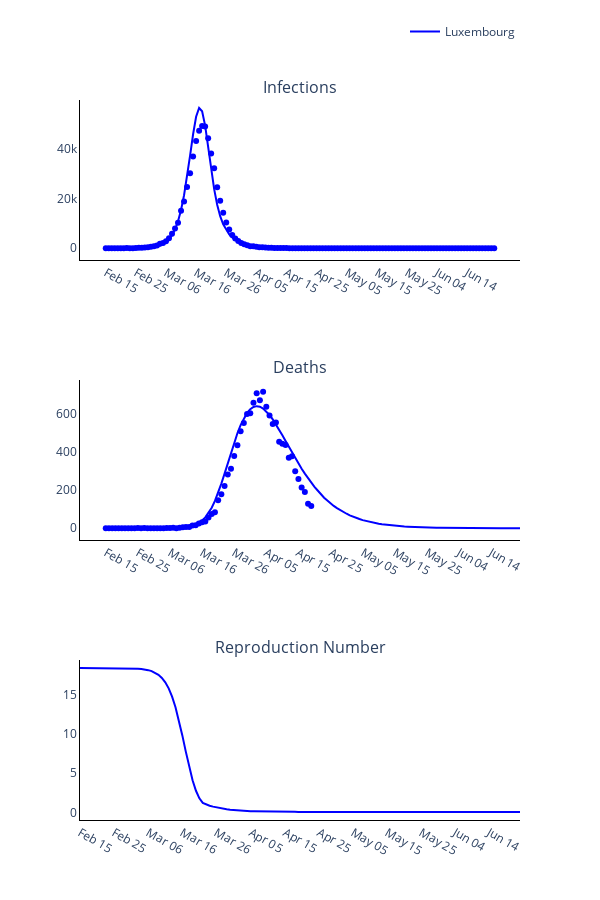

Here is the notebook cell this chart was saved with:
### Code cell
# Trace names - represent the solver used for the simulation
trace_name = regions
titles = ['Infections', 'Deaths', 'Reproduction Number']

fig = go.Figure()
fig = make_subplots(rows=len(titles), cols=1, subplot_titles=tuple(titles), horizontal_spacing = 0.15)

# Plot (continuous predicted timeline and pointwise observed numbers each day)
for r, region in enumerate(regions):
    # Plot of infections
    fig.add_trace(
        go.Scatter(
            x=times,
            y=new_infec_pred[r].tolist(),
            mode='lines',
            name=trace_name[r],
            line_color=colours[r]
        ),
        row= 1,
        col= 1
    )

    fig.add_trace(
        go.Scatter(
            x=times,
            y=np.sum(cases_data[r], axis=1).tolist(),
            mode='markers',
            name=trace_name[r],
            showlegend=False,
            line_color=colours[r]
        ),
        row= 1,
        col= 1
    )

    # Plot deaths
    fig.add_trace(
        go.Scatter(
            x=times,
            y=deaths_pred[r].tolist(),
            mode='lines',
            name=trace_name[r],
            showlegend=False,
            line_color=colours[r]
        ),
        row= 2,
        col= 1
    )

    fig.add_trace(
        go.Scatter(
            x=deaths_times,
            y=np.sum(deaths_data[r], axis=1).tolist(),
            mode='markers',
            name=trace_name[r],
            showlegend=False,
            line_color=colours[r]
        ),
        row= 2,
        col= 1
    )

    # Plot reproduction number
    fig.add_trace(
        go.Scatter(
            x=times,
            y=reprod_num_pred[r].tolist(),
            mode='lines',
            name=trace_name[r],
            showlegend=False,
            line_color=colours[r]
        ),
        row= 3,
        col= 1
    )

# Add axis labels
fig.update_layout(
    width=600, 
    height=900,
    plot_bgcolor='white',
    xaxis=dict(
        linecolor='black',
        tickvals=np.arange(1, total_days, 10).tolist(),
        ticktext=['Feb 15', 'Feb 25', 'Mar 06', 'Mar 16', 'Mar 26', 'Apr 05', 'Apr 15', 'Apr 25', 'May 05', 'May 15', 'May 25', 'Jun 04', 'Jun 14', 'Jun 24']),
    yaxis=dict(linecolor='black'),
    xaxis2=dict(
        linecolor='black',
        tickvals=np.arange(1, total_days, 10).tolist(),
        ticktext=['Feb 15', 'Feb 25', 'Mar 06', 'Mar 16', 'Mar 26', 'Apr 05', 'Apr 15', 'Apr 25', 'May 05', 'May 15', 'May 25', 'Jun 04', 'Jun 14', 'Jun 24']),
    yaxis2=dict(linecolor='black'),
    xaxis3=dict(
        linecolor='black',
        tickvals=np.arange(1, total_days, 10).tolist(),
        ticktext=['Feb 15', 'Feb 25', 'Mar 06', 'Mar 16', 'Mar 26', 'Apr 05', 'Apr 15', 'Apr 25', 'May 05', 'May 15', 'May 25', 'Jun 04', 'Jun 14', 'Jun 24']),
    yaxis3=dict(linecolor='black'),
    legend=dict(
        orientation='h',
        yanchor="bottom",
        y=1.075,
        xanchor="right",
        x=1)
    )

fig.write_image('images/Figure-Roche-mod-optimisation.pdf')
fig.show()

### Figure 1 — Plotly figure (JSON) as saved in the notebook; plotly's stock layout.template omitted (floating-point values rounded to 4 significant figures; data arrays with more than 128 entries replaced by an {"elided": "..."} marker saying what was removed)
{"data": [{"line": {"color": "blue"}, "mode": "lines", "name": "Luxembourg", "type": "scatter", "x": {"elided": "130 int values"}, "xaxis": "x", "y": {"elided": "130 float values"}, "yaxis": "y"}, {"line": {"color": "blue"}, "mode": "markers", "name": "Luxembourg", "showlegend": false, "type": "scatter", "x": {"elided": "130 int values"}, "xaxis": "x", "y": {"elided": "130 int values"}, "yaxis": "y"}, {"line": {"color": "blue"}, "mode": "lines", "name": "Luxembourg", "showlegend": false, "type": "scatter", "x": {"elided": "130 int values"}, "xaxis": "x2", "y": {"elided": "130 float values"}, "yaxis": "y2"}, {"line": {"color": "blue"}, "mode": "markers", "name": "Luxembourg", "showlegend": false, "type": "scatter", "x": [1, 2, 3, 4, 5, 6, 7, 8, 9, 10, 11, 12, 13, 14, 15, 16, 17, 18, 19, 20, 21, 22, 23, 24, 25, 26, 27, 28, 29, 30, 31, 32, 33, 34, 35, 36, 37, 38, 39, 40, 41, 42, 43, 44, 45, 46, 47, 48, 49, 50, 51, 52, 53, 54, 55, 56, 57, 58, 59, 60, 61, 62, 63, 64, 65], "xaxis": "x2", "y": {"elided": "130 int values"}, "yaxis": "y2"}, {"line": {"color": "blue"}, "mode": "lines", "name": "Luxembourg", "showlegend": false, "type": "scatter", "x": {"elided": "130 int values"}, "xaxis": "x3", "y": {"elided": "130 float values"}, "yaxis": "y3"}], "layout": {"annotations": [{"font": {"size": 16}, "showarrow": false, "text": "Infections", "x": 0.5, "xanchor": "center", "xref": "paper", "y": 1, "yanchor": "bottom", "yref": "paper"}, {"font": {"size": 16}, "showarrow": false, "text": "Deaths", "x": 0.5, "xanchor": "center", "xref": "paper", "y": 0.6111, "yanchor": "bottom", "yref": "paper"}, {"font": {"size": 16}, "showarrow": false, "text": "Reproduction Number", "x": 0.5, "xanchor": "center", "xref": "paper", "y": 0.2222, "yanchor": "bottom", "yref": "paper"}], "height": 900, "legend": {"orientation": "h", "x": 1, "xanchor": "right", "y": 1.075, "yanchor": "bottom"}, "plot_bgcolor": "white", "width": 600, "xaxis": {"anchor": "y", "domain": [0, 1], "linecolor": "black", "ticktext": ["Feb 15", "Feb 25", "Mar 06", "Mar 16", "Mar 26", "Apr 05", "Apr 15", "Apr 25", "May 05", "May 15", "May 25", "Jun 04", "Jun 14", "Jun 24"], "tickvals": [1, 11, 21, 31, 41, 51, 61, 71, 81, 91, 101, 111, 121]}, "xaxis2": {"anchor": "y2", "domain": [0, 1], "linecolor": "black", "ticktext": ["Feb 15", "Feb 25", "Mar 06", "Mar 16", "Mar 26", "Apr 05", "Apr 15", "Apr 25", "May 05", "May 15", "May 25", "Jun 04", "Jun 14", "Jun 24"], "tickvals": [1, 11, 21, 31, 41, 51, 61, 71, 81, 91, 101, 111, 121]}, "xaxis3": {"anchor": "y3", "domain": [0, 1], "linecolor": "black", "ticktext": ["Feb 15", "Feb 25", "Mar 06", "Mar 16", "Mar 26", "Apr 05", "Apr 15", "Apr 25", "May 05", "May 15", "May 25", "Jun 04", "Jun 14", "Jun 24"], "tickvals": [1, 11, 21, 31, 41, 51, 61, 71, 81, 91, 101, 111, 121]}, "yaxis": {"anchor": "x", "domain": [0.7778, 1], "linecolor": "black"}, "yaxis2": {"anchor": "x2", "domain": [0.3889, 0.6111], "linecolor": "black"}, "yaxis3": {"anchor": "x3", "domain": [0, 0.2222], "linecolor": "black"}}}
